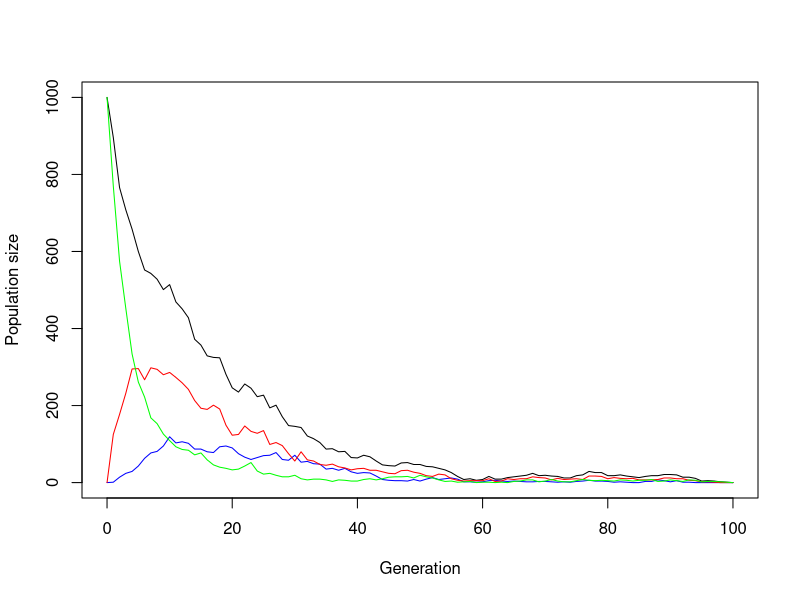
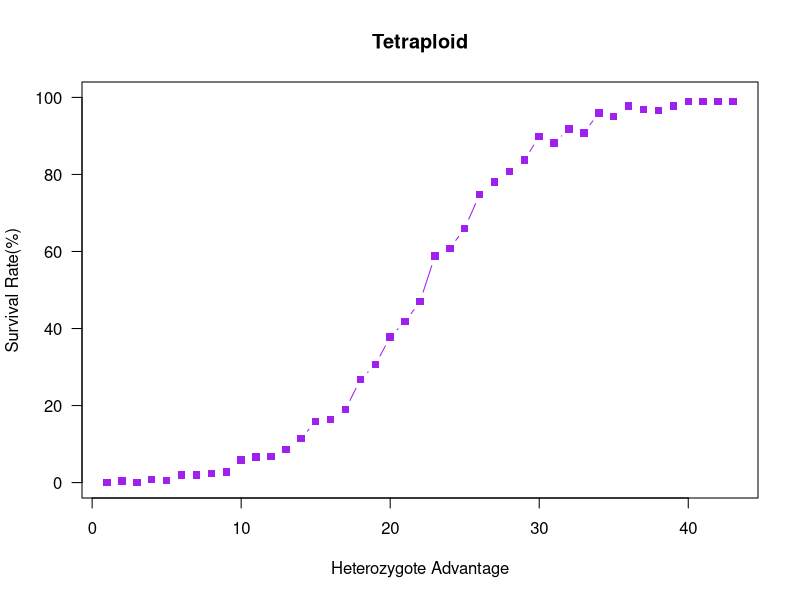
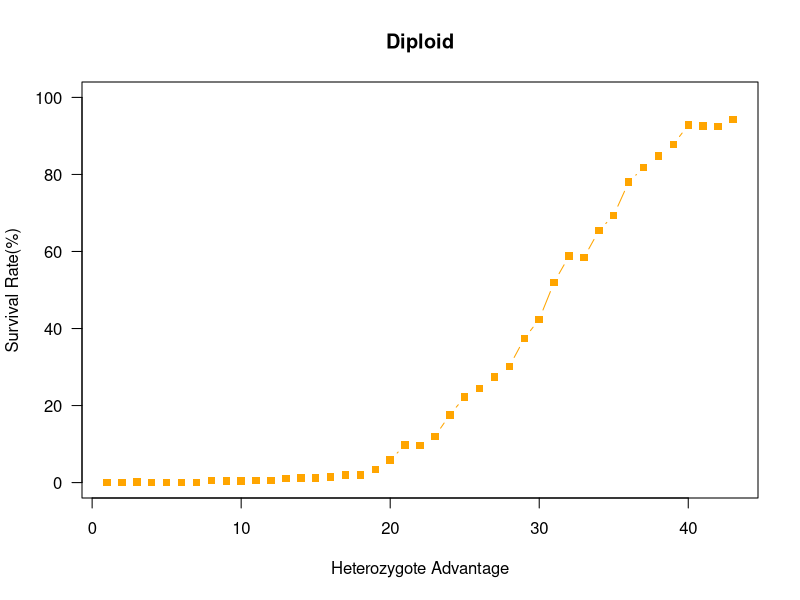
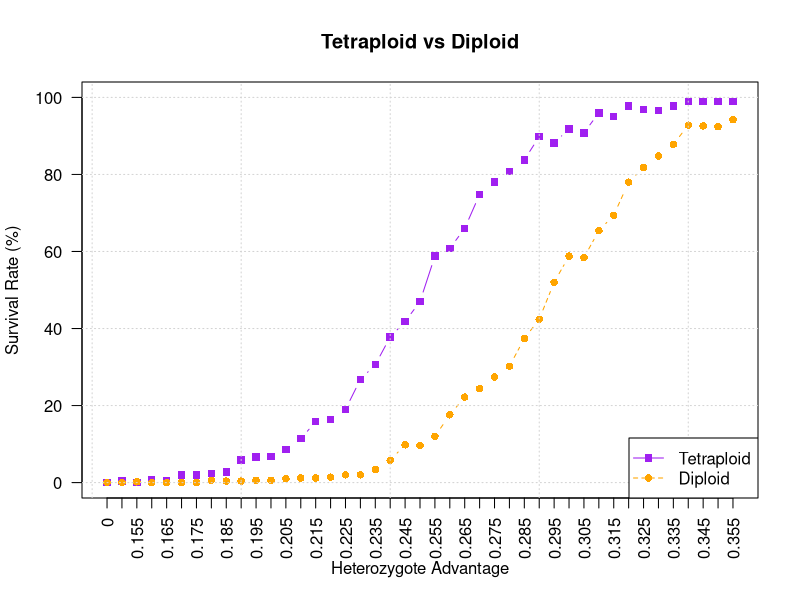

Here is the R script that generated these plots, in order: (Note: a time limit stopped this script after it produced the figures.)
## ---- chunk 1
# Function to simulate one generation for diploid genotypes
simulate_one_gen_diploid <- function(N_RR, N_Rr, N_rr, decay_rate, sel_coeffs, mut_rate) {
  
  #calculating the total population size
  total = N_RR + N_Rr + N_rr
  
  #calculating total gametes
  total_R = N_RR *2 + N_Rr
  total_r = N_rr *2 + N_Rr
  
  #mutating r to R
  mut_r_to_R <- rpois(1, total_r * mut_rate)
  
  #calculating gametes after mutation
  total_R_aftermut <- max(total_R + mut_r_to_R, 0)
  total_r_aftermut <- max(total_r - mut_r_to_R, 0)
  
  #calculating gamet frequencies p and q
  freq_p <- total_R_aftermut / (2 * total)
  freq_q <- total_r_aftermut / (2 * total)
  
  
  #hardy weinberg random mating
  freq_RR <- freq_p^2
  freq_Rr <- (2 * freq_p * freq_q)
  freq_rr <- freq_q^2
  
  #return to "expected" by multiplying freq with the pops
  N_RR <- freq_RR * total
  N_Rr <- freq_Rr * total
  N_rr <- freq_rr * total
  
  # Apply decay and selection coefficients for each genotype
  offsp_RR <- rpois(1, N_RR * (1 - decay_rate + sel_coeffs[1]))
  offsp_Rr <- rpois(1, N_Rr * (1 - decay_rate + sel_coeffs[3]))
  offsp_rr <- rpois(1, N_rr * (1 - decay_rate + sel_coeffs[5]))
  

  return(c(offsp_RR, offsp_Rr, offsp_rr))
}

#test the function
print(simulate_one_gen_diploid(N_RR=0, N_Rr=0, N_rr=100, 0.1, c(0,0.1,0.2,0.1,0), 0.01))
## ---- chunk 2
simulate_pop_diploid <- function(N_RR, N_Rr, N_rr, decay_rate, sel_coeffs, mut_rate,t_max) {
  # Create the vector in which to save the results
  pop_vector <- c(N_RR, N_Rr, N_rr)
  # initiate the variables
  pop_new <- c(N_RR, N_Rr, N_rr)
  
  #take the values of initial variables
  init_RR <- N_RR
  init_Rr <- N_Rr
  init_rr <- N_rr
  
  # run the simulation until generation t_max
  for (i in 1:t_max+1) {
    # redefine the current population one generation later
    pop_new <- simulate_one_gen_diploid(pop_new[1],pop_new[2],pop_new[3], decay_rate, sel_coeffs, mut_rate)
    # add the new population sizes to the output vector
    pop_vector <- rbind(pop_vector,pop_new)
    # condition to stop the simulation before t_max: either the population exceeds 1.5 times the original population size, or it goes extinct
    if (pop_new[1]+pop_new[2]+pop_new[3] >= 5*(init_RR + init_Rr + init_rr) | pop_new[1]+pop_new[2]+ pop_new[3]==0) break
  }
  
  # define the row and column names of the output vector
  rownames(pop_vector) <- (0:t_max)[1:length(pop_vector[,1])] # note that the vector has to be cut if the simulation stopped early
  colnames(pop_vector) <- c("RR","Rr","rr")
  # return the result
  return(pop_vector)	
}

output <- simulate_pop_diploid(N_RR = 0, N_Rr=0, N_rr=1000, decay_rate=0.175, sel_coeffs = c(0,0.174,0.25,0.174,0), mut_rate=0.05,t_max = 100)

# show the last few lines of the data table
print(output)

# plot the output - note that the plot range and the x axis have to be adjusted based on the length of the table
# determine x axis range 
x_range <- 0:(length(output[,1])-1)
# this plots the total population size
plot(x_range,output[,1]+output[,2]+output[,3],type='l',ylim=c(0,max(output[,1]+output[,2]+ output[,3])),xlab = "Generation",ylab = "Population size")
# add number of wild type individuals
lines(x_range,output[,1], col="blue")
# add number of mutant individuals
lines(x_range,output[,2], col="red")
lines(x_range,output[,3], col="green")
## ---- chunk 3
# Function to simulate one generation for tetraploid genotypes
simulate_one_gen_tetraploid <- function(N_RRRR_new, N_RRRr_new, N_RRrr_new, N_Rrrr_new, N_rrrr_new, decay_rate, sel_coeffs, mut_rate) {
  
    #computing total new population
  total_new <- N_RRRR_new + N_RRRr_new + N_RRrr_new + N_Rrrr_new + N_rrrr_new

    #calculate just the total gamete R and r 
  total_R <- (N_RRRR_new * 4 + N_RRRr_new * 3 + N_RRrr_new * 2 + N_Rrrr_new * 1)
  total_r <- (N_rrrr_new * 4 + N_Rrrr_new * 3 + N_RRrr_new * 2 + N_RRRr_new * 1)
  
  
  #and apply the mutation rate and then do the division
  mut_r_to_R <- rpois(1, total_r * mut_rate)
  
  total_R_aftermut <- max(total_R + mut_r_to_R, 0)
  total_r_aftermut <- max(total_r - mut_r_to_R, 0)
  
  freq_p <- total_R_aftermut / (4 * total_new)
  freq_q <- total_r_aftermut / (4 * total_new)
  
  #hardy weinberg random mating
  freq_RRRR <- (freq_p^4)
  freq_RRRr <- (4 * freq_p^3 * freq_q)
  freq_RRrr <- (6 * freq_p^2 * freq_q^2)
  freq_Rrrr <- (4 * freq_q^3 * freq_p)
  freq_rrrr <- (freq_q^4)
  
  #return to "expected" by multiplying freq with the pops
  N_RRRR_new <- freq_RRRR * total_new
  N_RRRr_new <- freq_RRRr * total_new
  N_RRrr_new <- freq_RRrr * total_new
  N_Rrrr_new <- freq_Rrrr * total_new
  N_rrrr_new <- freq_rrrr * total_new

  # Apply decay and selection coefficients for each genotype draw with rpois
  offsp_RRRR <- rpois(1, N_RRRR_new * (1 - decay_rate + sel_coeffs[1]))
  offsp_RRRr <- rpois(1, N_RRRr_new * (1 - decay_rate + sel_coeffs[2]))
  offsp_RRrr <- rpois(1, N_RRrr_new * (1 - decay_rate + sel_coeffs[3]))
  offsp_Rrrr <- rpois(1, N_Rrrr_new * (1 - decay_rate + sel_coeffs[4]))
  offsp_rrrr <- rpois(1, N_rrrr_new * (1 - decay_rate + sel_coeffs[5]))
  
return(c(offsp_RRRR, offsp_RRRr, offsp_RRrr, offsp_Rrrr, offsp_rrrr))
}


# test the function
print(simulate_one_gen_tetraploid(N_RRRR_new = 0, N_RRRr_new = 0, N_RRrr_new = 0, N_Rrrr_new = 0, N_rrrr_new = 1000, 0.01, sel_coeffs = c(0,0.1,0.2,0.1,0), 0.01))
## ---- chunk 4
# Function to simulate multiple generations for tetraploid genotypes
simulate_pop_tetraploid <- function(N_init_RRRR, N_init_RRRr, N_init_RRrr, N_init_Rrrr, N_init_rrrr, decay_rate, sel_coeffs, mut_rate, t_max) {
  
  # Create a matrix to save population results
  pop_matrix <- matrix(NA, nrow = t_max + 1, ncol = 5)
  colnames(pop_matrix) <- c("RRRR", "RRRr", "RRrr", "Rrrr", "rrrr")
  pop_matrix[1,] <- c(N_init_RRRR, N_init_RRRr, N_init_RRrr, N_init_Rrrr, N_init_rrrr)
  
  # Initialize the population for the first generation
  pop_current <- c(N_init_RRRR, N_init_RRRr, N_init_RRrr, N_init_Rrrr, N_init_rrrr)
  
  # Run the simulation for t_max generations
  for (t in 1:t_max) {
    pop_next <- simulate_one_gen_tetraploid(pop_current[1], pop_current[2], pop_current[3], pop_current[4], pop_current[5], decay_rate, sel_coeffs, mut_rate)
    pop_matrix[t + 1,] <- pop_next
    pop_current <- pop_next
    
    # Early stop condition: if population drops to zero or exceeds a threshold
    if (sum(pop_next) == 0 || sum(pop_next) >= 1000 * sum(pop_matrix[1,])) {
      break
    }
  }
  
  return(pop_matrix)
}


# Run the simulation and store the output
pop_result <- simulate_pop_tetraploid(N_init_RRRR = 0, N_init_RRRr = 0, N_init_RRrr = 0, N_init_Rrrr = 0, N_init_rrrr = 1000, decay_rate = 0.17, sel_coeffs = c(0,0.165,0.5,0.164,0), mut_rate = 0.01, t_max = 50)

print(pop_result)


# Calculate finite population
#finite_population <- rowSums(pop_result, na.rm = TRUE)

# Check for NA values and stop plotting if found
#if (any(is.na(finite_population))) {
#  stop("Plot creation stopped: Data contains NA values.")
#} else {
#  plot(x_range, finite_population, type='l', ylim=c(0, max(finite_population, na.rm = TRUE)), xlab="Generation", ylab="Population Size", col="black")
#}

#adding lines for the genotype values
#lines(x_range, pop_result[,1], col="blue", lty=1)  # RRRR
#lines(x_range, pop_result[,2], col="red", lty=2)   # RRRr
#lines(x_range, pop_result[,3], col="green", lty=3) # RRrr
#lines(x_range, pop_result[,4], col="purple", lty=4)# Rrrr
#lines(x_range, pop_result[,5], col="orange", lty=5)# rrrr

#legend("topright", legend=c("RRRR", "RRRr", "RRrr", "Rrrr", "rrrr"), col=c("blue", "red", "green", "purple", "orange"), lty=1:5)
## ---- chunk 5
create_sel_coeffs <- function(s_number, biggest_S, inc) {
  
 sel_coeffs_table <- matrix(0, nrow = s_number + 1, ncol = 5)
  colnames(sel_coeffs_table) <- c("sc_low", "sc_medium", "sc_high", "sc_medium", "sc_low")
  s <- 0.15
  sc_current <- c(0,s/2, s ,s/2, 0)
  # Run the table creation
  for (i in 1:s_number + 1) {
    sc_next <- c(0,s/2, s ,s/2, 0)
    sel_coeffs_table[i,] <- sc_next
    sc_current <- sc_next
    
    #growing s by increment(inc) we set until it's too big
    if (s <= biggest_S) {
      s <- (s + inc)
      }
   }
  return(sel_coeffs_table)
   }

print(create_sel_coeffs(s_number = 20, biggest_S = 3, inc = 0.05))

#create the table to use later
seltable <- create_sel_coeffs(s_number = 20, biggest_S = 3, inc = 0.05)
print(seltable[3,])

#the down you go in the table the more heterozygote advantage you have.
## ---- chunk 6
# set some parameters to fixed values
init_RRRR <- 0
init_RRRr <- 0
init_RRrr <- 0
init_Rrrr <- 0
init_rrrr <- 250
mut_rate <- 0.01
max_gen <- 100
decay_rate <- 0.155

#set seed for reproducibility
set.seed(123)

# determine how often to run the simulation for each set of parameters
replicates <- 500

#call the seltable here.
seltable <- create_sel_coeffs(s_number = 42, biggest_S = 3, inc = 0.005)

print(seltable)

# initialize vector - where to collect the probablitys
pr <- numeric(nrow(seltable))
# run the simulation across all chosen parameters
# loop over sel coefs tetraploid
for(i in 1:nrow(seltable)){
  # loop over selection coefficients
    sel_coeffs <- seltable[i, ]
    j<-1
    success <- 0
    repeat {
      j <- j+1
      # increase counter by one
    
      # run the simulation once
      first_run <- simulate_pop_tetraploid(init_RRRR, init_RRRr, init_RRrr, init_Rrrr, init_rrrr, decay_rate, sel_coeffs, mut_rate, max_gen)
      
      #complete cases to not take N/As we generated to fill the matrix
      first_run_with_numbers <- first_run[complete.cases(first_run),]

      #calculating total population size in the end
    total_pop_in_the_end <- sum(as.numeric(first_run_with_numbers[nrow(first_run_with_numbers),]))
    
       # determine if the population survived
      if(total_pop_in_the_end != 0) {
        success <- success + 1
      }
        pr[i] = success/replicates
        
        if(j>=replicates) break
      
    }
}

print(pr)


init_RR = 0
init_Rr = 0
init_rr = 250

#this next line is to try with double mutation rate for diploids,take it out of the comment line for running.
#mut_rate <- (mut_rate * 2)

pr_diploid <- numeric(nrow(seltable))
replicates_diploid <- 500
for(k in 1:nrow(seltable)){
  # loop over selection coefficients
    sel_coeffs <- seltable[k, ]
    l<-1
    success_diploid <- 0
    repeat {
      l <- l+1
      # increase counter by one
      # run the simulation once
      first_run_diploid <- simulate_pop_diploid(init_RR, init_Rr, init_rr, decay_rate, sel_coeffs, mut_rate, max_gen)
      
      #complete cases to not take N/As we generated to fill the matrix
      first_run_with_numbers_diploid <- first_run_diploid[complete.cases(first_run_diploid),]

      #calculating total population size in the end
    total_pop_in_the_end_diploid <- sum(as.numeric(first_run_with_numbers_diploid[nrow(first_run_with_numbers_diploid),]))
    
       # determine if the population survived
      if(total_pop_in_the_end_diploid != 0) {
        success_diploid <- success_diploid + 1
      }
        pr_diploid[k] = success_diploid/replicates_diploid
        if(l>=replicates_diploid) break
      
    }
}


plot(pr * 100, type = "b", col = "purple", pch = 15, xlab = "Heterozygote Advantage",
     ylab = "Survival Rate(%)", main = "Tetraploid", ylim = c(0, 100), las = 1)

plot(pr_diploid * 100, type = "b", col = "orange", pch = 15, xlab = "Heterozygote Advantage",
     ylab = "Survival Rate(%)", main = "Diploid", ylim = c(0, 100), las = 1)

# Plot the survival rate (pr) on the y-axis against heterozygote advantage on the x-axis
plot(pr * 100, type = "b", col = "purple", pch = 15, xlab = "Heterozygote Advantage",
     ylab = "Survival Rate (%)", main = "Tetraploid vs Diploid", ylim = c(0, 100), xaxt = 'n', las = 1)

# Add diploid survival rate to the same plot
lines(pr_diploid * 100, type = "b", col = "orange", pch = 16, lty = 2)

# Custom x-axis labels using values from seltable 3rd column, rotated 90 degrees
x_values <- seltable[, 3] # Use values from the 3rd column of seltable
axis(1, at = 1:length(x_values), labels = x_values, las = 2) # Rotate labels 90 degrees

# Custom y-axis with specific ticks
#y_ticks <- c(25, 50, 90) # Define desired tick marks
#axis(2, at = y_ticks, labels = y_ticks, las = 1) # Add custom y-axis with labels

# Add gridlines for better readability
grid()

# Add legend
legend("bottomright", legend=c("Tetraploid", "Diploid"), col=c("purple", "orange"), pch=c(15, 16), lty=c(1, 2))


## ---- chunk 7
#trying what happens with not heterozygot advantage but the count of R alleles
create_sel_coeffs_R <- function(s_number, biggest_S, inc) {
  
 sel_coeffs_table_R <- matrix(0, nrow = s_number + 1, ncol = 5)
  colnames(sel_coeffs_table_R) <- c("sc_low", "sc_medium", "sc_intermediate", "sc_high", "sc_insane")
  s <- 0.1
  sc_current <- c(0,s/4, s/2 ,(s/4)*3, s)
  # Run the table creation
  for (i in 1:s_number + 1) {
    sc_next <- c(0,s/4, s/2 ,(s/4)*3, s)
    sel_coeffs_table_R[i,] <- sc_next
    sc_current <- sc_next
    
    #growing s by increment(inc) we set until it's too big
    if (s <= biggest_S) {
      s <- (s + inc)
      }
   }
  return(sel_coeffs_table_R)
   }

print(create_sel_coeffs_R(s_number = 20, biggest_S = 3, inc = 0.05))

#create the table to use later
seltable_R <- create_sel_coeffs_R(s_number = 20, biggest_S = 3, inc = 0.05)

#the down you go in the table the more R advantage you have.

## ---- chunk 8

# set some parameters to fixed values
init_RRRR <- 0
init_RRRr <- 0
init_RRrr <- 0
init_Rrrr <- 0
init_rrrr <- 250
mut_rate <- 0.01
max_gen <- 100
decay_rate <- 0.155
# determine how often to run the simulation for each set of parameters
replicates <- 500

#call the seltable here.
seltable_R <- create_sel_coeffs_R(s_number = 42, biggest_S = 3, inc = 0.002)

print(seltable_R)

# initialize vector - where to collect the probablitys
pr <- numeric(nrow(seltable_R))
# run the simulation across all chosen parameters
# loop over sel coefs tetraploid
for(i in 1:nrow(seltable_R)){
  # loop over selection coefficients
    sel_coeffs <- seltable_R[i, ]
    j<-1
    success <- 0
    repeat {
      j <- j+1
      # increase counter by one
    
      # run the simulation once
      first_run <- simulate_pop_tetraploid(init_RRRR, init_RRRr, init_RRrr, init_Rrrr, init_rrrr, decay_rate, sel_coeffs, mut_rate, max_gen)
      
      #complete cases to not take N/As we generated to fill the matrix
      first_run_with_numbers <- first_run[complete.cases(first_run),]

      #calculating total population size in the end
    total_pop_in_the_end <- sum(as.numeric(first_run_with_numbers[nrow(first_run_with_numbers),]))
    
       # determine if the population survived
      if(total_pop_in_the_end != 0) {
        success <- success + 1
      }
        pr[i] = success/replicates
        
        if(j>=replicates) break
      
    }
}

print(pr)


init_RR = 0
init_Rr = 0
init_rr = 250

#this next line is to try with double mutation rate for diploids,take it out of the comment line for running.
#mut_rate <- (mut_rate * 2)

pr_diploid <- numeric(nrow(seltable_R))
replicates_diploid <- 500
for(k in 1:nrow(seltable_R)){
  # loop over selection coefficients
    sel_coeffs <- seltable_R[k, ]
    l<-1
    success_diploid <- 0
    repeat {
      l <- l+1
      # increase counter by one
      # run the simulation once
      first_run_diploid <- simulate_pop_diploid(init_RR, init_Rr, init_rr, decay_rate, sel_coeffs, mut_rate, max_gen)
      
      #complete cases to not take N/As we generated to fill the matrix
      first_run_with_numbers_diploid <- first_run_diploid[complete.cases(first_run_diploid),]

      #calculating total population size in the end
    total_pop_in_the_end_diploid <- sum(as.numeric(first_run_with_numbers_diploid[nrow(first_run_with_numbers_diploid),]))
    
       # determine if the population survived
      if(total_pop_in_the_end_diploid != 0) {
        success_diploid <- success_diploid + 1
      }
        pr_diploid[k] = success_diploid/replicates_diploid
        if(l>=replicates_diploid) break
      
    }
}


plot(pr * 100, type = "b", col = "purple", pch = 15, xlab = "R Advantage",
     ylab = "Survival Rate(%)", main = "Tetraploid", ylim = c(0, 100), las = 1)

plot(pr_diploid * 100, type = "b", col = "orange", pch = 15, xlab = "R Advantage",
     ylab = "Survival Rate(%)", main = "Diploid", ylim = c(0, 100), las = 1)

# Plot the success rate (pr) against R advantage
plot(pr * 100, type = "b", col = "purple", pch = 15, xlab = "R Advantage",

ylab = "Survival Rate (%)", main = "Tetraploid vs Diploid", ylim = c(0, 100), xaxt = 'n', las = 1)

# Add diploid survival rate to the same plot
lines(pr_diploid * 100, type = "b", col = "orange", pch = 16, lty = 2)

# Custom x-axis labels using values from seltable_R 5th column, rotated 90 degrees
x_values <- seltable_R[, 5] # Use values from the 5th column of seltable_R
axis(1, at = 1:length(x_values), labels = x_values, las = 2) # Rotate labels 90 degrees

# Add gridlines for better readability
grid()

# Add legend
legend("bottomright", legend=c("Tetraploid", "Diploid"), col=c("purple", "orange"), pch=c(15, 16), lty=c(1, 2))
